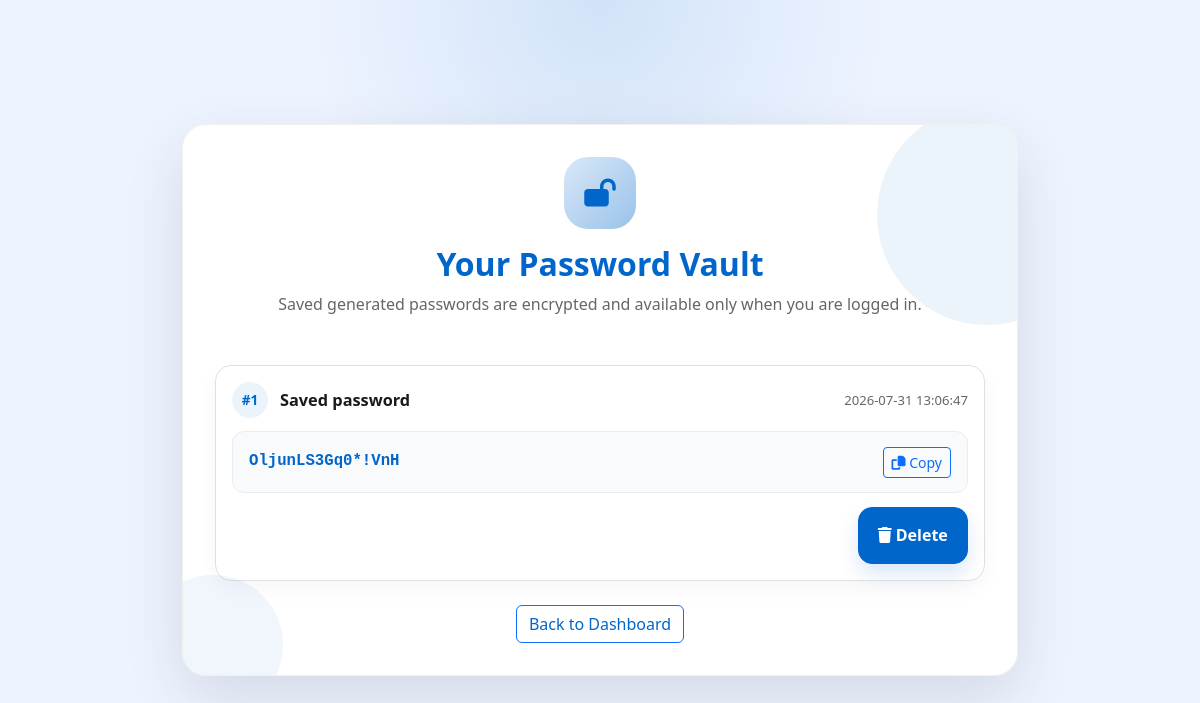
/vault.php (signed in), run on an earlier commit of the app's database.
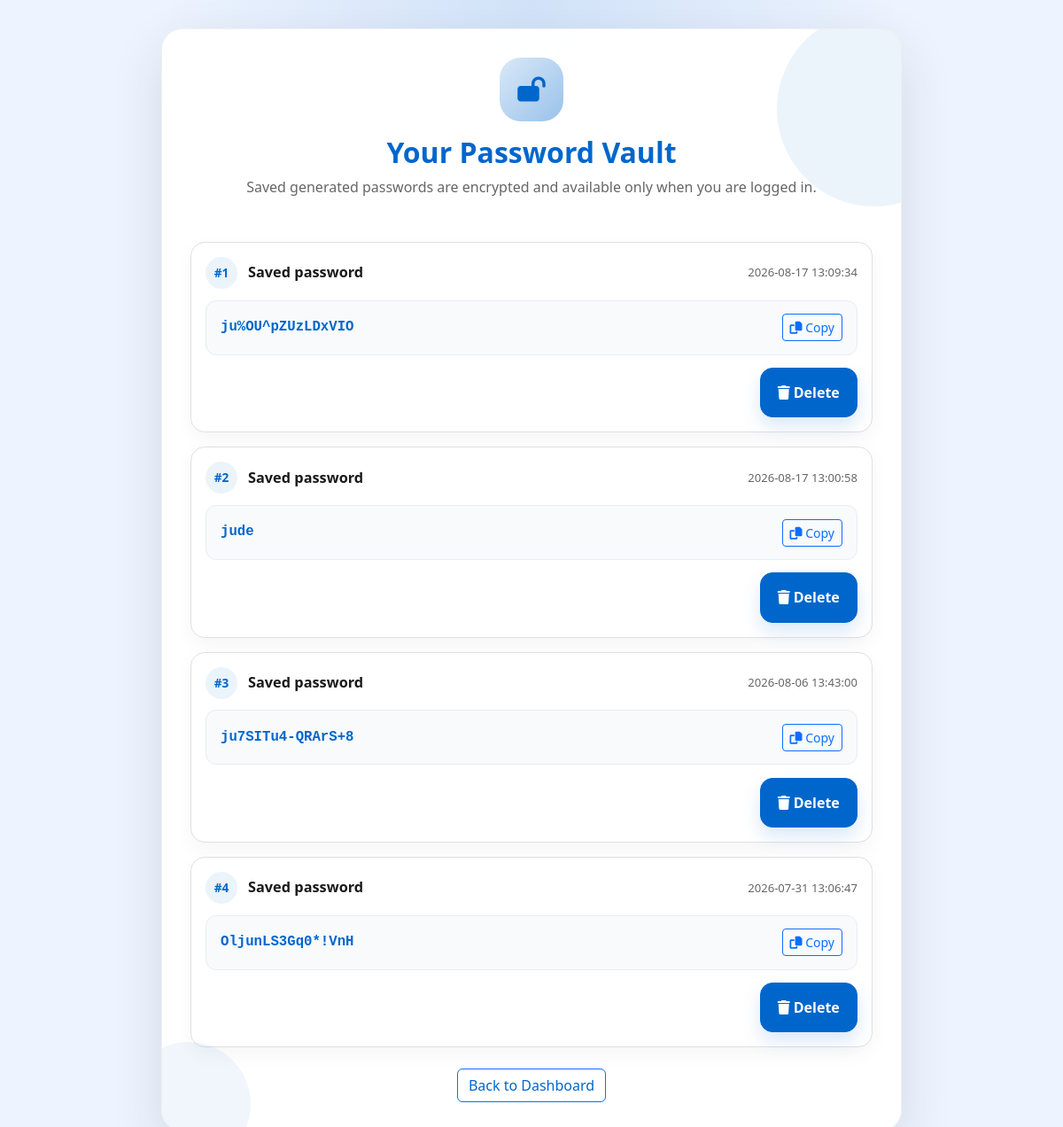
And on a later commit of the database.
### tables this page shows
CREATE TABLE vault_entries (
            id INTEGER PRIMARY KEY AUTOINCREMENT,
            user_id INTEGER NOT NULL,
            label TEXT,
            password TEXT NOT NULL,
            created_at DATETIME DEFAULT CURRENT_TIMESTAMP,
            FOREIGN KEY(user_id) REFERENCES users(id)
        );

### auth.php (called while the page is built, shortened)
<?php
require_once __DIR__ . '/db.php';
function currentUser() {
    return $_SESSION['user'] ?? null;
}
function getVaultCipherKey(): string {
    $key = defined('VAULT_SECRET_KEY') ? VAULT_SECRET_KEY : 'shieldos-default-vault-secret';
    return substr(hash('sha256', $key, true), 0, 32);
}
function decryptVaultPassword(string $payload): string {
    $cipher = 'aes-256-cbc';
    $key = getVaultCipherKey();
    $decoded = base64_decode($payload, true);
    $ivLength = openssl_cipher_iv_length($cipher);
    $iv = substr($decoded, 0, $ivLength);
    $encrypted = substr($decoded, $ivLength);
    $decrypted = openssl_decrypt($encrypted, $cipher, $key, OPENSSL_RAW_DATA, $iv);
    return $decrypted === false ? '' : $decrypted;
}
function getVaultEntries(int $userId): array {
    global $pdo;
    $stmt = $pdo->prepare('SELECT id, label, password, created_at FROM vault_entries WHERE user_id = :user_id ORDER BY created_at DESC');
    $stmt->execute(['user_id' => $userId]);
    $rows = $stmt->fetchAll();
    return $rows;
}
?>

### vault.php (the view, shortened to what this page needs)
<?php
require_once __DIR__ . '/auth.php';
$user = currentUser();
$entries = getVaultEntries($user['id']);
?>
<!DOCTYPE html>
<html lang="en">
<head>
    <link href="https://cdn.jsdelivr.net/npm/bootstrap@5.3.0/dist/css/bootstrap.min.css" rel="stylesheet">
    <link rel="stylesheet" href="https://cdnjs.cloudflare.com/ajax/libs/font-awesome/6.4.0/css/all.min.css">
    <link rel="stylesheet" href="https://cdn.jsdelivr.net/npm/toastify-js/src/toastify.min.css">
    <link rel="stylesheet" href="style.css">
</head>
<body class="auth-page">
    <div class="container auth-wrapper">
        <div class="auth-card">
            <div class="auth-card-top text-center mb-4">
                <div class="auth-icon mb-3"><i class="fa-solid fa-lock-open"></i></div>
                <h2 class="mb-2 text-primary">Your Password Vault</h2>
                <p class="text-muted">Saved generated passwords are encrypted and available only when you are logged in.</p>
            </div>
            <?php if (count($entries) === 0): ?>
                <div class="alert alert-info">No saved passwords found. Generate one and save it from the dashboard.</div>
            <?php else: ?>
                <div class="vault-list">
                    <?php foreach ($entries as $entryNumber => $entry): ?>
                        <div class="vault-item">
                            <div class="vault-item-header">
                                <div class="vault-item-title-wrap">
                                    <span class="vault-badge">#<?= $entryNumber + 1 ?></span>
                                    <h6 class="vault-label mb-0"><?= htmlspecialchars($entry['label']) ?></h6>
                                </div>
                                <span class="vault-date"><?= htmlspecialchars($entry['created_at']) ?></span>
                            </div>
                            <div class="vault-password-box">
                                <span class="vault-password-text"><?= htmlspecialchars($entry['password']) ?></span>
                                <button type="button" class="btn btn-sm btn-outline-primary vault-copy-btn" data-password="<?= htmlspecialchars($entry['password'], ENT_QUOTES, 'UTF-8') ?>" title="Copy password"><i class="fa-solid fa-copy"></i> Copy</button>
                            </div>
                            <div class="vault-actions">
                                <form method="POST" action="vault.php" class="vault-delete-form">
                                    <button type="submit" class="btn btn-sm btn-danger"><i class="fa-solid fa-trash me-1"></i>Delete</button>
                                </form>
                            </div>
                        </div>
                    <?php endforeach; ?>
                </div>
            <?php endif; ?>
            <div class="text-center mt-4">
                <a href="index.php" class="btn btn-outline-primary">Back to Dashboard</a>
            </div>
        </div>
    </div>
</body>
</html>

What changed in the data, as far as the page shows it:
added vault_entries: label "Saved password", created_at "2026-08-17 13:09:34", password "ju%OU^pZUzLDxVIO"
added vault_entries: label "Saved password", created_at "2026-08-17 13:00:58", password "jude"
added vault_entries: label "Saved password", created_at "2026-08-06 13:43:00", password "ju7SITu4-QRArS+8"
